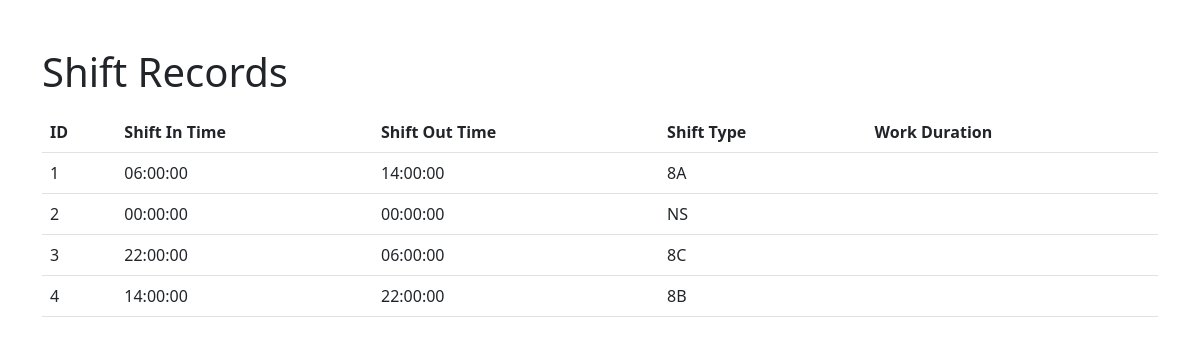
The app's page /shift, older data.
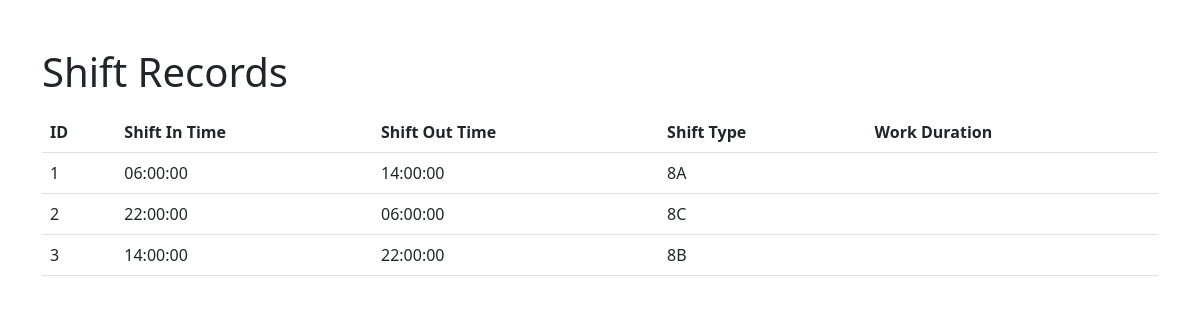
The same page, newer data.
### app/models.py (models this page shows)
class Shift_time(db.Model):
    id = db.Column(db.Integer, primary_key=True)
    shiftIntime = db.Column(db.Time(timezone=True))
    shift_Outtime = db.Column(db.Time(timezone=True))
    shiftType = db.Column(db.String(150))

### app/views.py (the view)
@views.route('/shift')
def viewShift():
    records=Shift_time.query.order_by(Shift_time.id)
    return render_template('shift.html',records=records)

### app/templates/shift.html (shortened to what this page needs)
<!DOCTYPE html>
<html lang="en">
<head>
    <link rel="stylesheet" href="https://cdn.jsdelivr.net/npm/bootstrap@5.3.0/dist/css/bootstrap.min.css">
</head>
<body>
    <div class="container">
        <h1 class="mt-5">Shift Records</h1>
        <table class="table mt-3">
            <thead>
                <tr>
                    <th>ID</th>
                    <th>Shift In Time</th>
                    <th>Shift Out Time</th>
                    <th>Shift Type</th>
                    <th>Work Duration</th>
                </tr>
            </thead>
            <tbody>
                {% for record in records %}
                <tr>
                    <td>{{ record.id }}</td>
                    <td>{{ record.shiftIntime }}</td>
                    <td>{{ record.shift_Outtime }}</td>
                    <td>{{ record.shiftType }}</td>
                    <td>{{ record.work_Duration }}</td>
                </tr>
                {% endfor %}
            </tbody>
        </table>
    </div>
</body>
</html>

Row changes from the older to the newer data that the page shows:
removed Shift_time: id "4", shiftIntime "14:00:00", shift_Outtime "22:00:00", shiftType "8B"
changed Shift_time id 2: shiftIntime "00:00:00" → "22:00:00"; shift_Outtime "00:00:00" → "06:00:00"; shiftType "NS" → "8C"
changed Shift_time id 3: shiftIntime "22:00:00" → "14:00:00"; shift_Outtime "06:00:00" → "22:00:00"; shiftType "8C" → "8B"
